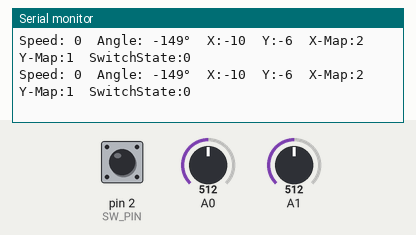
Simulated run of this sketch. Board: Arduino Uno, built with avr-gcc and run on an emulated ATmega328P. Parts: the last lines printed to the serial monitor. The test bench sets the inputs (shaded band); at power-on: A0 = 512, A1 = 512, pin 2 (SW_PIN) HIGH.

Above: at 1.8 s.
1.9 s: A0 set to 716
At 2.8 s:
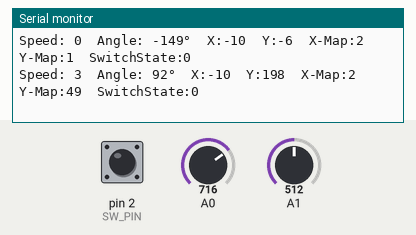
3.4 s: A1 set to 716
At 4.7 s:
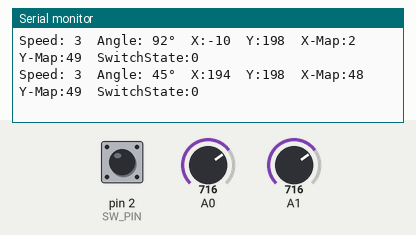
4.9 s: pin 2 (SW_PIN) pulled LOW for 1.2 s
At 5.9 s:
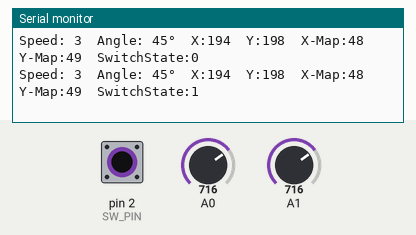
7.6 s: A0 set to 900
At 8.9 s:
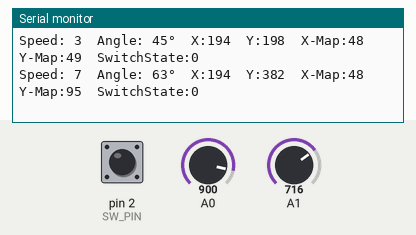
9.1 s: A1 set to 900
At 9.9 s:
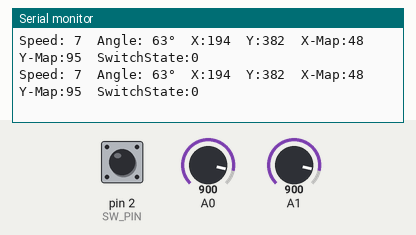
10.6 s: pin 2 (SW_PIN) pulled LOW for 1.2 s
At 11.9 s:
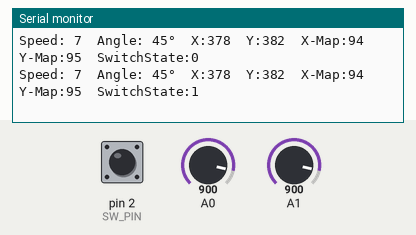
Timing chart, 0 to 13.6 s (numbered marks = the images above; inputs shaded):
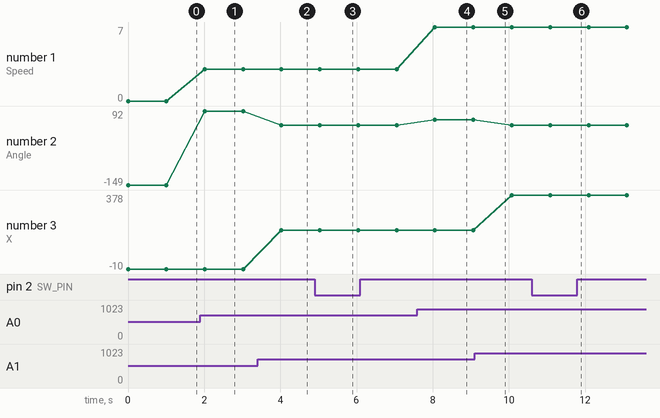

Measured:
- after the input at 1.9 s, the serial monitor: prints a new line after 0.11 s (image 1)
- after the input at 3.4 s, the serial monitor: prints a new line after 0.63 s (image 2)
- after the input at 4.9 s, the serial monitor: prints a new line after 0.14 s (image 3)
- after the input at 7.6 s, the serial monitor: prints a new line after 0.46 s (image 4)
- after the input at 10.6 s, the serial monitor: prints a new line after 0.48 s (image 6)
- plotted number 1: 0 → 3 after the input at 1.9 s, 3 → 7 after the input at 7.6 s
- plotted number 2: -149 → 92 after the input at 1.9 s, 92 → 45 after the input at 3.4 s, 45 → 63 after the input at 7.6 s
- plotted number 3: -10 → 194 after the input at 3.4 s, 194 → 378 after the input at 9.1 s

The sketch:

analog-joystick.ino
```cpp
// #include <Arduino_BuiltIn.h>
#include "my_joystick.h"

// Digital pin for switcher
const byte SW_PIN = 2;

// Analogic pins for axis
const uint8_t X_PIN = 0;
const uint8_t Y_PIN = 1;

// Init joystick
MyJoystick joystick(X_PIN, Y_PIN, SW_PIN);

void setup() {
  pinMode(SW_PIN, INPUT);
  digitalWrite(SW_PIN, HIGH);
  Serial.begin(9600);
}

void loop() {
  joystick.readJoystick(Y_PIN, X_PIN);

  Serial.print("Speed: " + String(joystick.getSpeed()));
  Serial.print("  Angle: " + String(joystick.getAngle()) + "°");

  // X e Y position
  Serial.print("  X:" + String(joystick.getXValue()));
  Serial.print("  Y:" + String(joystick.getYValue()));

  // X and Y value mapped for voltage
  Serial.print("  X-Map:" + String(joystick.getXMap()));
  Serial.print("  Y-Map:" + String(joystick.getYMap()));

  Serial.print("  SwitchState:" + String(joystick.getSwitchState()));

  Serial.println();
  delay(1000);
}
```

my_joystick.cpp
```cpp
#include "my_joystick.h"

const int ANALOG_MAX = 1023;           // Maximum analog value
const int ANALOG_AVG = ANALOG_MAX / 2; // Average analog value
const int MAP_MAX = 255;               // Maximum mapped value
const int SPEED_TIER = 10;             // Speed tier for joystick movement
const int DEBOUNCE_TIME = 1500;        // (ms) Debounce time for switch press

// Check your analog joystick. The error margin is different for each joystick.
// Adjust these values based on your joystick's characteristics.
// These values are used to filter out starter noise in the analog readings.
const int ANALOG_X_START = 522;
const int ANALOG_Y_START = 518;

MyJoystick::MyJoystick(uint8_t xPin, uint8_t yPin, uint8_t switchPin)
    : _xPin(xPin), _yPin(yPin), _switchPin(switchPin) {}

// Reads the joystick values and returns them as an array
void MyJoystick::readJoystick(uint8_t _xPin, uint8_t _yPin)
{
    // Read analogic values in a range of 0 to 1023
    _xValue = (analogRead(_xPin) - ANALOG_X_START);
    _yValue = (analogRead(_yPin) - ANALOG_Y_START);

    // Ensure the values are positive to be mapped correctly
    setMappedVoltage(abs(_xValue), abs(_yValue));

    // Set the angle based on the joystick position
    setAngle(_xValue, _yValue);

    // Set the speed based on the mapped values
    setSpeed(_xMap, _yMap);

    // Set the switch state based on the switch pin
    setSwitchState();
}

void MyJoystick::setSwitchState()
{
    int switchState = digitalRead(_switchPin);
    if (switchState == LOW)
    {
        if (_switchState == IDLE)
        {
            _currTime = millis();
            _switchState = PRES; // Joystick pressed
        }
        else if (millis() - _currTime > DEBOUNCE_TIME)
        {
            _currTime = millis();
            _switchState = HOLD; // Joystick held
        }
    }
    else if (_switchState != IDLE)
    {
        _switchState = IDLE;
    }
}

// Sets the mapped voltage for the joystick based on the input positions
// Maps the input positions to a range of 0 to MAP_MAX
void MyJoystick::setMappedVoltage(int xPosition, int yPosition)
{
    // Map the values to a certain range
    if (ANALOG_AVG > MAP_MAX)
    {
        _xMap = map(xPosition, 0, ANALOG_MAX, 0, MAP_MAX);
        _yMap = map(yPosition, 0, ANALOG_MAX, 0, MAP_MAX);
    }
    else
    {
        _xMap = xPosition;
        _yMap = yPosition;
    }
}

// Get speed based on a circumference of radius MAP_MAX
void MyJoystick::setSpeed(int xAxe, int yAxe)
{
    int xRadius = abs(_xValue * SPEED_TIER) / ANALOG_X_START;
    int yRadius = abs(_yValue * SPEED_TIER) / ANALOG_Y_START;
    _speed = max(xRadius, yRadius);
}

// Sets the angle based on the joystick position
void MyJoystick::setAngle(int xPosition, int yPosition)
{
    _angle = atan2(yPosition, xPosition) * 180 / PI; // Convert radians to degrees
}
```

my_joystick.h
```cpp
#ifndef MY_JOYSTICK_H
#define MY_JOYSTICK_H

#include <Arduino.h>

#define IDLE 0 // Default
#define PRES 1
#define HOLD 2

class MyJoystick
{
public:
  MyJoystick(uint8_t xPin, uint8_t yPin, uint8_t switchPin);
  void readJoystick(uint8_t _xPin, uint8_t _yPin);
  byte getSwitchState() { return _switchState; }
  int getXValue() { return _xValue; }
  int getYValue() { return _yValue; }
  byte getSpeed() { return _speed; }
  int getAngle() { return _angle; }
  int getXMap() { return _xMap; }
  int getYMap() { return _yMap; }

private:
  void setMappedVoltage(int xPosition, int yPosition);
  void setAngle(int xPosition, int yPosition);
  void setSpeed(int xAxe, int yAxe);
  void setSwitchState();

  byte _switchState = IDLE;
  int _currTime = millis();
  int _xValue, _yValue;
  byte _debounceTime;
  byte _xPin, _yPin;
  int _xMap, _yMap;
  byte _switchPin;
  byte _speed;
  int _angle;
};

#endif
```
